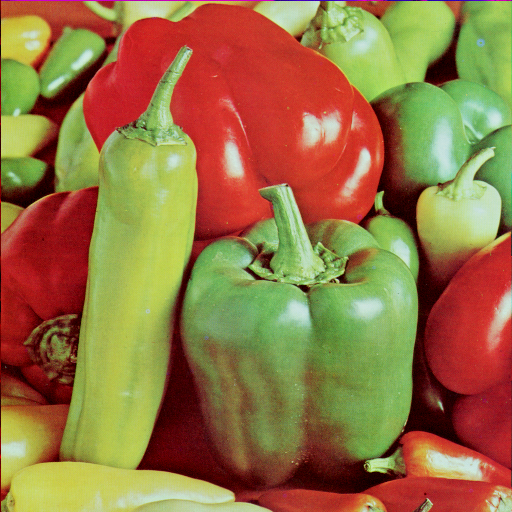
%> input picture Dataset/image_Peppers512rgb.png, 512 x 512 px
$ octave demo1_pathchedQMC_image.m   (GNU Octave 9; MATLAB toolbox functions it lacks are replaced by stand-ins)
%> lines starting %> are read from the running program, lines starting %| are printed output that depends on the picture
close all
clc
clear
addpath(genpath(cd));
%% standard image
 for iim =[1] %1:6 %[1 3 4 5][7 10 15]
    switch iim
        case 1  % Pepper
            im=imread('DATASET/image_Peppers512rgb.png');
%> im is the input picture: size 512x512x3 uint8; mean R, G, B 149.8, 115.6, 66.5
            imname = '-Pepper512'; fname = 'Pepper512';
    end


%% double   generate A
im=imresize(im,[32,32]);
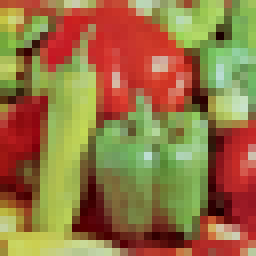
%> im: size 32x32x3 uint8 (shown 8 times larger); mean R, G, B 149.9, 115.9, 66.6
im=double(im)/255;
%> im: size 32x32x3 double

[ma,na,~]=size(im);
%> ma = 32; na = 32
A0=[zeros(size(im(:,:,1))),im(:,:,2),im(:,:,1),im(:,:,3)];
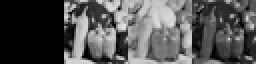
%> A0: size 32x128 double (shown 2 times larger); min 0, max 0.886, mean 0.326

figure;imshowQ(A0);
%> (this line was passed over: imshowQ is not available in this run)
% figure; spy(A)
%[A0,A1,A2,A3]=A2A0123(A0);
[M,N]=size(A0);N=N/4;
%> after `[M,N]=size(A0)`: M = 32; N = 128
%> after `N=N/4`: N = 32


%% main progra %%  quaternion rpca coded by Zhigang jia

%Input:
    %(1) generate low rank quaternion matrix / color image
        toy_rank=min(M,N);
%> toy_rank = 32
        if toy_rank==min(M,N)
            L0=A0; %  original color image
        else
            L0=lowrankQ(M,4*N,toy_rank,A0);  % low rank quaternion matrix
        end

    %(2) add noise and missing poision
         denseNOIS=0.1; % generate the random positions of S0, denoted by Omega1
         if denseNOIS>0
            rng('shuffle');
            sizeNOIS=fix(denseNOIS*N*M);
%> sizeNOIS = 102
            rindex=randi(M,sizeNOIS,1);
            cindex=randi(N,sizeNOIS,1);
            Omega1=zeros(M,N);
            for i=1:min(length(rindex),length(cindex))
                Omega1(rindex(i),cindex(i))=nan;
            end
%> Omega1: size 32x32 double; 9.57% of the values are NaN or infinite; the others: min 0, max 0, mean 0
            OMEGA1=[Omega1,Omega1,Omega1,Omega1];

         else
             OMEGA1=zeros(M,4*N);
         end
         POSITIONNOIS= isnan(OMEGA1);
%> (the run ends here)
